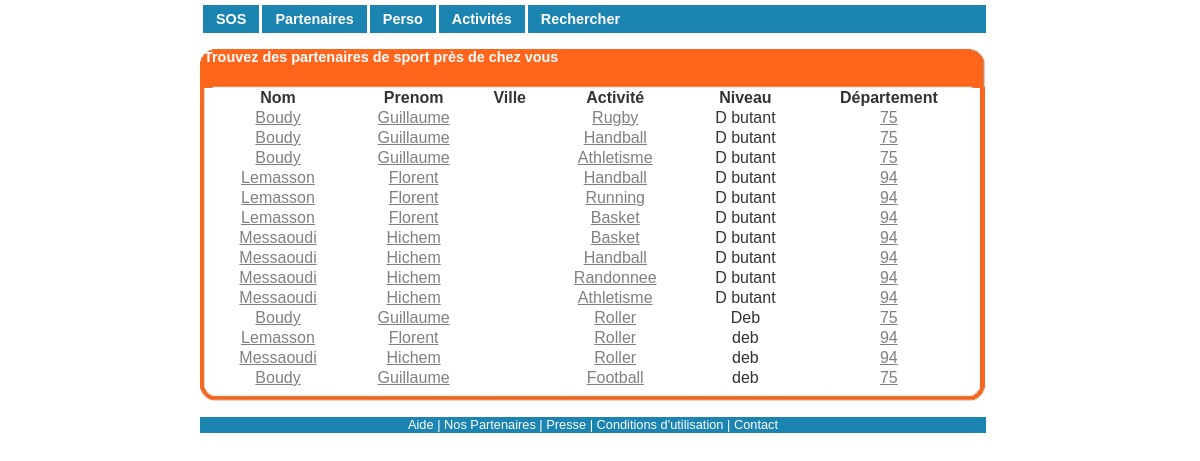
Screenshot of /afficher.php (signed in) with the database file from the repository.
### tables this page shows
CREATE TABLE IF NOT EXISTS `listactivities` (
  `listId` int(11) NOT NULL AUTO_INCREMENT,
  `idUser` int(11) NOT NULL,
  `idActivities` int(11) NOT NULL,
  `lvl` varchar(50) NOT NULL,
  PRIMARY KEY (`listId`)
);

CREATE TABLE IF NOT EXISTS `users` (
  `id` int(11) NOT NULL AUTO_INCREMENT,
  `nom` varchar(255) NOT NULL,
  `prenom` varchar(255) NOT NULL,
  `birth` date NOT NULL,
  `mdp` char(150) NOT NULL,
  `sexe` varchar(50) NOT NULL,
  `email` varchar(255) NOT NULL,
  `avatar` varchar(255) DEFAULT NULL,
  `ville` varchar(255) DEFAULT NULL,
  `numDep` int(5) DEFAULT NULL,
  `tel` varchar(10) DEFAULT NULL,
  `description` text,
  `afficheEmail` tinyint(1) DEFAULT NULL,
  `AfficheTel` tinyint(1) DEFAULT NULL,
  `pass` varchar(50) DEFAULT NULL,
  `valide` varchar(50) DEFAULT NULL,
  PRIMARY KEY (`id`)
);

CREATE TABLE IF NOT EXISTS `activities` (
  `actId` int(11) NOT NULL AUTO_INCREMENT,
  `activitie` varchar(50) NOT NULL,
  PRIMARY KEY (`actId`)
);

### afficher.php (the view, shortened to what this page needs)
<?php
	include("FctPhp.php");
	if (!isset($_SESSION['id'])) {
		header('location:index.php');
	}
	else {
		if (isset($_GET['nomActivite'])) {
			$activite = $_GET['nomActivite'];
			$departement = $_GET['numDepartement'];
		}
		else {
			$activite = 'vide';
			$departement = 'vide';
		}
		if ($activite == 'vide' && $departement == 'vide') {
			$sqlAct = '';
			$sqlDep = '';
			}
		$sql = "SELECT users.id, users.nom, users.prenom, users.ville, users.numDep, activities.activitie, listactivities.lvl, activities.actId, listactivities.idUser, listactivities.idActivities FROM users, activities, listactivities WHERE ".$sqlDep." ".$sqlAct." listactivities.idActivities = activities.actId AND listactivities.idUser = users.id";
		$req = mysql_query($sql) or die('Erreur SQL !<br>'.$sql.'<br>'.mysql_error());
	}
?>
<html xmlns="http://www.w3.org/1999/xhtml"><head>
	<link rel="stylesheet" href="style.css" type="text/css" charset="utf-8">
	<body>
		<div id="conteneur">
			<div id="contenu_annexe">
				<div class="boitegrise_785">
					<h2>&nbsp;Trouvez des partenaires de sport près de chez vous</h2>
						<table border="0" style="width: 98%;" align="center">
							<thead>
								<tr align="center" style="font-weight : bold">
									<td>Nom</td>
									<td>Prenom</td>
									<td>Ville</td>
									<td>Activité</td>
									<td>Niveau</td>
									<td>Département</td>
								</tr>
							</thead>
							<?php
								while ($ligne = mysql_fetch_array($req)) {
								echo '<tr align="center">
										<td><a href="perso.php?id='.$ligne['id'].'">'.$ligne['nom'].'</a></td>';
								echo '	<td><a href="perso.php?id='.$ligne['id'].'">'.$ligne['prenom'].'</a></td>';
								echo '	<td>'.$ligne['ville'].'</td>';
								echo '	<td><a href="afficher.php?nomActivite='.$ligne['activitie'].'&numDepartement=vide&btnTrouver=Trouver">'.$ligne['activitie'].'</a></td>';
								echo '	<td>'.$ligne['lvl'].'</td>';
								echo '	<td><a href="afficher.php?nomActivite=vide&numDepartement='.$ligne['numDep'].'&btnTrouver=Trouver">'.$ligne['numDep'].'</a></td>
									<tr>';
								}
							?>
						</table>
					<div class="finboite"></div>
					</div>
					<div class="spacer"></div>
		</div>
	</body>
</html>

### style.css (style rules this page uses)
html,body,div,ul,ol,li,dl,dt,dd,h1,h2,h3,h4,h5,h6,pre,form,p,blockquote,fieldset,input { margin: 0; padding: 0; }
h1,h2,h3,h4,h5,h6,pre,code,address,caption,cite,code,th { font-size: 1em; font-weight: normal; font-style: normal; text-align: left; }
table { border-collapse: collapse; border-spacing: 0; }
a { color: gray }
body { margin: 10px 0 5px 0; text-align:center ; font-family: verdana, arial, helvetica; color: #333333; }
div#conteneur { margin: 0 auto; width : 786px; text-align: left; position: absolute; top: 0; left: 50%; margin-left: -400px; }
div#contenu_annexe { margin: 0; }
.spacer { height: 1px; clear: both; background-color: white }
.boitegrise_785 { display: inline; float: left; width: 785px; margin: 15px 0 0 0; }
.boitegrise_785 { background: white url(images/graphisme/VeryLargeBoxMedium.jpg) center top repeat-y }
.boitebleue_145 h2, .boiteorange_145 h2, .boitegrise_145 h2, .boitegrise_198 h2, .boitegrise_225 h2, .boitegrise_305 h2, .boitegrise_385 h2, .boitegrise_412 h2, .boitegrise_466 h2, .boitegrise_626 h2, .boitegrise_785 h2 { height: 39px; color: white; font-weight: bold; font-size: 0.9em }
.boitegrise_785 h2 { background: #BEBEBE url(images/graphisme/VeryLargeBoxH.jpg) center top no-repeat }
.boitebleue_145 .finboite, .boiteorange_145 .finboite, .boitegrise_145 .finboite, .boitegrise_198 .finboite, .boitegrise_225 .finboite, .boitegrise_305 .finboite, .boitegrise_385 .finboite, .boitegrise_412 .finboite, .boitegrise_466 .finboite, .boitegrise_626 .finboite, .boitegrise_785 .finboite { height: 13px; font-size: 0.1em; clear:both; }
.boitegrise_785 .finboite { background: white url(images/graphisme/VeryLargeBoxB.jpg) center bottom no-repeat }

### afficher.php (style rules this page uses)
table { border-spacing:0px 10px; }

### rows the page displays
listactivities: idUser.nom "Boudy", idUser.prenom "Guillaume", idActivities.activitie "Rugby", lvl "D butant", idUser.numDep "75"
listactivities: idUser.nom "Boudy", idUser.prenom "Guillaume", idActivities.activitie "Handball", lvl "D butant", idUser.numDep "75"
listactivities: idUser.nom "Boudy", idUser.prenom "Guillaume", idActivities.activitie "Athletisme", lvl "D butant", idUser.numDep "75"
listactivities: idUser.nom "Lemasson", idUser.prenom "Florent", idActivities.activitie "Handball", lvl "D butant", idUser.numDep "94"
listactivities: idUser.nom "Lemasson", idUser.prenom "Florent", idActivities.activitie "Running", lvl "D butant", idUser.numDep "94"
listactivities: idUser.nom "Lemasson", idUser.prenom "Florent", idActivities.activitie "Basket", lvl "D butant", idUser.numDep "94"
listactivities: idUser.nom "Messaoudi", idUser.prenom "Hichem", idActivities.activitie "Basket", lvl "D butant", idUser.numDep "94"
listactivities: idUser.nom "Messaoudi", idUser.prenom "Hichem", idActivities.activitie "Handball", lvl "D butant", idUser.numDep "94"
listactivities: idUser.nom "Messaoudi", idUser.prenom "Hichem", idActivities.activitie "Randonnee", lvl "D butant", idUser.numDep "94"
listactivities: idUser.nom "Messaoudi", idUser.prenom "Hichem", idActivities.activitie "Athletisme", lvl "D butant", idUser.numDep "94"
listactivities: idUser.nom "Boudy", idUser.prenom "Guillaume", idActivities.activitie "Roller", lvl "Deb", idUser.numDep "75"
listactivities: idUser.nom "Lemasson", idUser.prenom "Florent", idActivities.activitie "Roller", lvl "deb", idUser.numDep "94"
listactivities: idUser.nom "Messaoudi", idUser.prenom "Hichem", idActivities.activitie "Roller", lvl "deb", idUser.numDep "94"
listactivities: idUser.nom "Boudy", idUser.prenom "Guillaume", idActivities.activitie "Football", lvl "deb", idUser.numDep "75"
